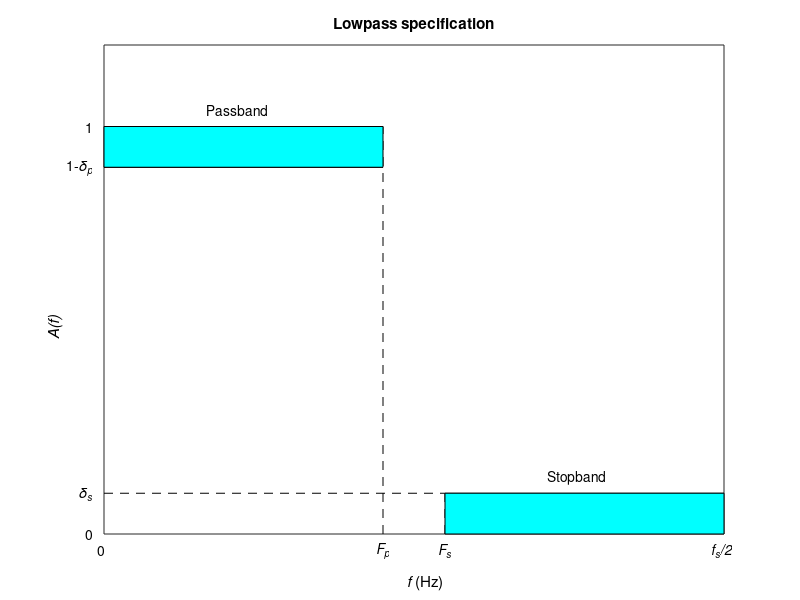

The MATLAB source for this figure: (Note: this script raises an error after producing the figure.)
function fig5_6

% FIGURE 5.5:  Lowpass filter specifications (linear) 

clc
clear
fprintf ('Figure 5.6: Lowpass filter specifications (linear)\n\n')

% Draw lines

delta_p = 0.1;
delta_s = 0.1;
F_p = 0.45;
F_s = 0.55;
figure
plot ([0 F_p],[1 1],'k',[0 F_p],[1-delta_p 1-delta_p],'k')
axis ([0 1 0 1.2])
hold on
plot ([F_p F_p],[0 1],'--k')
plot ([0 F_s],[delta_s delta_s],'--k')
plot ([F_s F_s],[0 delta_s],'--k')
plot ([F_s 1],[delta_s delta_s],'k')
fill ([0 F_p F_p 0],[1-delta_p 1-delta_p 1 1],'c')
fill ([F_s 1 1 F_s],[0 0 delta_s delta_s],'c')

% Add labels

dx = 0.01;
dy = 0.04;
text (-0.03,1,'1')
text (-0.06,1-delta_p,'1-{\it\delta_p}')
text (-0.04,delta_s,'\it{\delta_s}')
text (-0.03,0,'0')
text (0-dx,-dy,'0')
text (F_p-dx,-dy,'\it{F_p}')
text (F_s-dx,-dy,'\it{F_s}')
text (1-2*dx,-dy,'\it{f_s/2}')
text (F_p/2-6*dx,1+dy,'Passband')
text ((F_s+ 1)/2-6*dx,delta_s+dy,'Stopband')
set (gca,'Xtick',[])
set (gca,'Ytick',[])
title ('Lowpass specification')
text (0.5-dx,-3*dy,'{\itf }(Hz)','FontSize',11)
text (-8*dx,0.5-dy/2,'\it{A(f)}','Rotation',90,'FontSize',11)
f_wait
